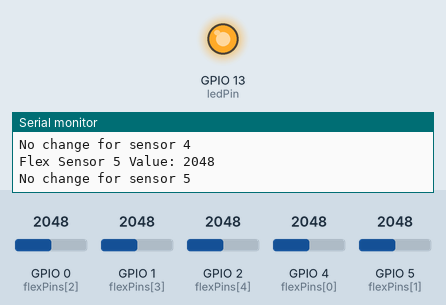
This sketch was run on a simulated ESP32. On the bench: output pins drawn as LEDs (lit = HIGH), the last lines printed to the serial monitor. The test bench sets the inputs (shaded band); at power-on: GPIO 1 (flexPins[3]) = 2048, GPIO 4 (flexPins[0]) = 2048, GPIO 2 (flexPins[4]) = 2048, GPIO 0 (flexPins[2]) = 2048, GPIO 5 (flexPins[1]) = 2048. WiFi joins after 1.5 s; servers stay silent unless stated.

Above: at 4.3 s.
4.4 s: GPIO 1 (flexPins[3]) set to 2716
5.9 s: GPIO 1 (flexPins[3]) set to 2818
7.4 s: GPIO 4 (flexPins[0]) set to 2715
8.9 s: GPIO 4 (flexPins[0]) set to 2851
At 9.9 s:
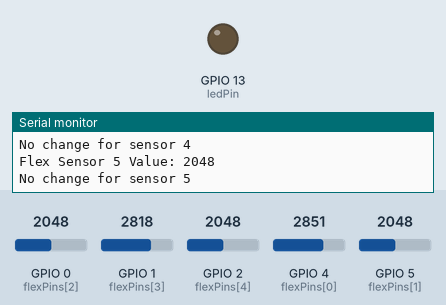
11.9 s: GPIO 2 (flexPins[4]) set to 2731
13.4 s: GPIO 2 (flexPins[4]) set to 2842
Timing chart, 0 to 15.9 s (numbered marks = the images above; inputs shaded):
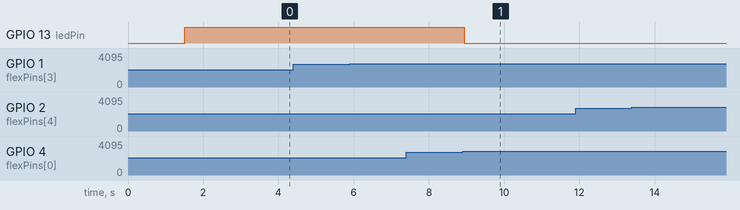

Measured:
- the behaviour switches between 2780 and 2781 on GPIO 4 (flexPins[0]) (found by bisection; images 0 and 1)
- after the input at 8.9 s, GPIO 13 (ledPin): HIGH → LOW at once

The sketch:

arduino-flex.ino
```cpp
#include <WiFi.h>
#include <Firebase_ESP_Client.h>
#include <vector>

// Wi-Fi credentials
#define WIFI_SSID "Abhishek iPhone"
#define WIFI_PASSWORD "hacker55"

// Firebase project credentials
#define API_KEY "AIzaSyB6W1DJLDT1mJ3X_DDR3AmKAPwyU27J2Ao"
#define DATABASE_URL "https://iot-sever-c8192-default-rtdb.europe-west1.firebasedatabase.app/"

// Define flex sensor pins (adjust as needed)
const int numFlexSensors = 5;
const int flexPins[numFlexSensors] = {4,5,0,1,2};  // Example pins for sensors 1-5
const int thresholdflexPins[numFlexSensors] = {2780,5,0,1,2};
const int ledPin = 13;   // External LED connected to pin 13 (controlled by sensor 1)

// Firebase objects
FirebaseData fbdo;
FirebaseConfig config;
FirebaseAuth auth;
bool signupOK = false;

// For controlling Firebase update frequency
unsigned long sendDataPrevMillis = 0;

// Global array to store the last known state of each flex sensor
std::vector<bool> lastFlexStates(numFlexSensors, false);

void tokenStatusCallback(TokenInfo info) {
  if (info.status == token_status_ready) {
    Serial.println("Token Ready");
  } else {
    Serial.print("Token Status: ");
    Serial.println(info.status);
  }
}

void setup() {
  Serial.begin(115200);
  pinMode(ledPin, OUTPUT);        // Set external LED pin as output

  // Initialize Wi-Fi connection
  WiFi.begin(WIFI_SSID, WIFI_PASSWORD);
  Serial.print("Connecting to Wi-Fi");
  while (WiFi.status() != WL_CONNECTED) {
    Serial.print(".");
    delay(300);
  }
  Serial.println("\nWiFi connected.");
  Serial.print("IP address: ");
  Serial.println(WiFi.localIP());

  // Configure Firebase
  config.api_key = API_KEY;
  config.database_url = DATABASE_URL;
  config.token_status_callback = tokenStatusCallback;

  if (Firebase.signUp(&config, &auth, "", "")) {
    Serial.println("Anonymous Sign-Up Successful");
    signupOK = true;
  } else {
    Serial.printf("Sign-Up Failed: %s\n", config.signer.signupError.message.c_str());
  }

  Firebase.begin(&config, &auth);
  Firebase.reconnectWiFi(true);
  Serial.println("Firebase Initialized");
}

void loop() {
  // Update every 100 ms
  if (Firebase.ready() && (millis() - sendDataPrevMillis > 100 || sendDataPrevMillis == 0)) {
    sendDataPrevMillis = millis();

    // Loop through each flex sensor
    for (int i = 0; i < numFlexSensors; i++) {
      int flexValue = analogRead(flexPins[i]); // Read sensor value
      Serial.print("Flex Sensor ");
      Serial.print(i + 1);
      Serial.print(" Value: ");
      Serial.println(flexValue);

      // Determine the sensor state based on a threshold (adjust as needed)
      bool flexState = (flexValue > 2780);

      // For sensor 1, update the external LED accordingly (assuming LOW turns LED on)
      if (i == 0) {
        digitalWrite(ledPin, flexState ? LOW : HIGH);
      }

      // Update Firebase only if the state has changed
      if (flexState != lastFlexStates[i]) {
        String path = "/frets/" + String(i);
        if (Firebase.RTDB.setBool(&fbdo, path.c_str(), flexState)) {
          Serial.print("Updated ");
          Serial.print(path);
          Serial.print(" to ");
          Serial.println(flexState ? "ON" : "OFF");
        } else {
          Serial.print("Failed to update ");
          Serial.print(path);
          Serial.print(": ");
          Serial.println(fbdo.errorReason());
        }
        // Save the current state
        lastFlexStates[i] = flexState;
      } else {
        Serial.print("No change for sensor ");
        Serial.println(i + 1);
      }
    }
  }
}
```
